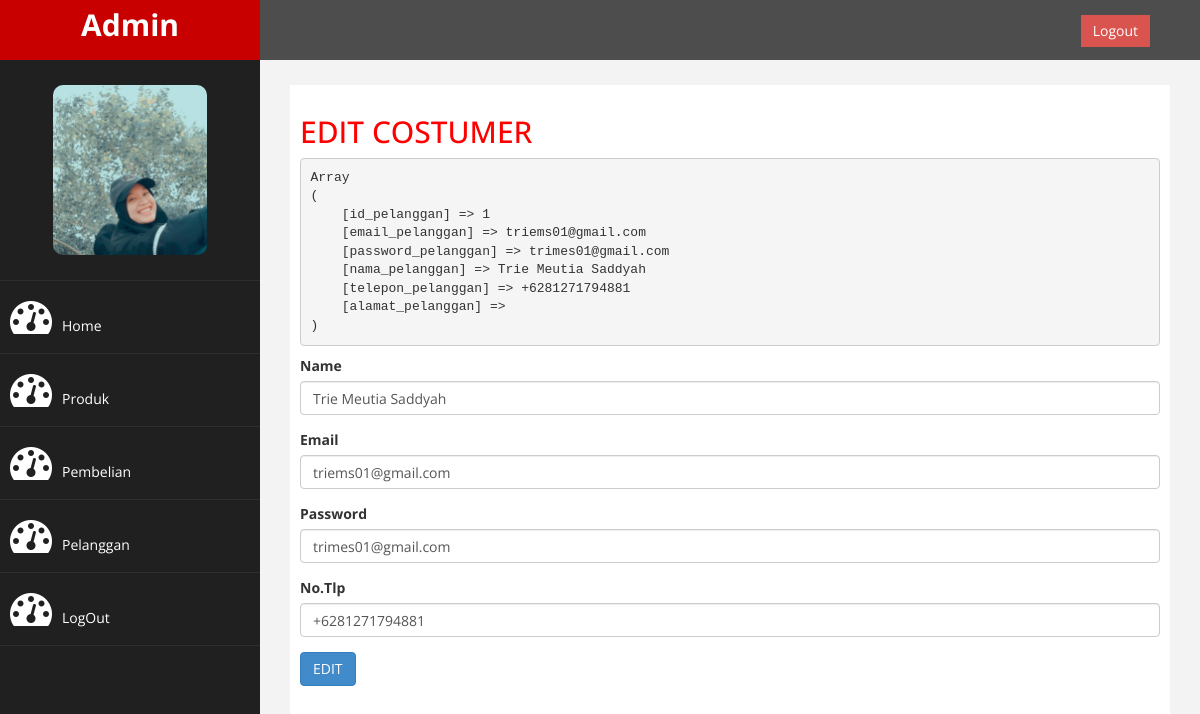
Page /admin/index.php?halaman=ubahpelanggan&id=1 (signed in) on the committed database.
### tables this page shows
CREATE TABLE `pelanggan` (
  `id_pelanggan` int(11) NOT NULL,
  `email_pelanggan` varchar(100) NOT NULL,
  `password_pelanggan` varchar(50) NOT NULL,
  `nama_pelanggan` varchar(100) NOT NULL,
  `telepon_pelanggan` varchar(25) NOT NULL,
  `alamat_pelanggan` text NOT NULL
);

### admin/ubahpelanggan.php (the view, shortened to what this page needs)
<h2>EDIT COSTUMER</h2>
<?php
$ambil=$koneksi->query("SELECT * FROM pelanggan WHERE id_pelanggan='$_GET[id]'");
$pecah=$ambil->fetch_assoc();
echo "<pre>";
print_r($pecah);
echo "</pre>";
?>
<form method="post" enctype="multipart/form-data">
    <div class="form-group">
        <label>Name</label>
        <input type="text" class="form-control" Name="nama" value="<?php echo $pecah['nama_pelanggan']?>">
    </div>
    <div class="form-group">
        <label>Email</label>
        <input type="text" class="form-control" Name="email" value="<?php echo $pecah['email_pelanggan']?>">
    </div>
    <div class="form-group">
        <label>Password</label>
        <input type="text" class="form-control" Name="password" value="<?php echo $pecah['password_pelanggan']?>">
    </div>
    <div class="form-group">
        <label>No.Tlp</label>
        <input type="text" class="form-control" Name="tlp" value="<?php echo $pecah['telepon_pelanggan']?>">
    </div>
    <button class="btn btn-primary" name="ubah">EDIT</button>
</form>

### admin/assets/css/custom.css (style rules this page uses)
body { font-family: 'Open Sans', sans-serif; }
h2 { color: #f00; }

### rows in the picture
pelanggan: nama "Trie Meutia Saddyah", email "triems01@gmail.com", password "trimes01@gmail.com", tlp "+6281271794881"
